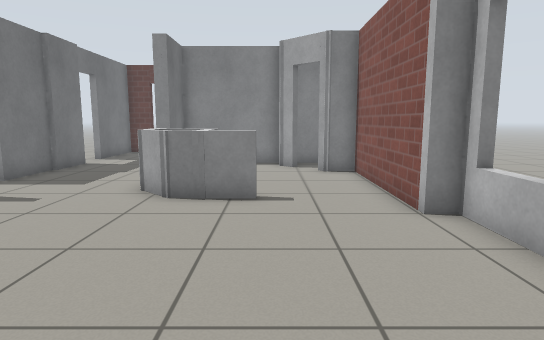
view 1 (above)

21 first-person views from a walk through a Gazebo world. The camera is 0.94 m above the floor, tilts 8° down and sees 75° across. The floor is counted in squares, 0.5 m on a side. Each view is taken from the middle of a square. On the plan, view 1 faces up. The plan holds only what a view shows up to about 18 squares ahead; the rest is blank. The place goes on beyond the plan. Gazebo's built-in surfaces are drawn with simple patterns.

view 2
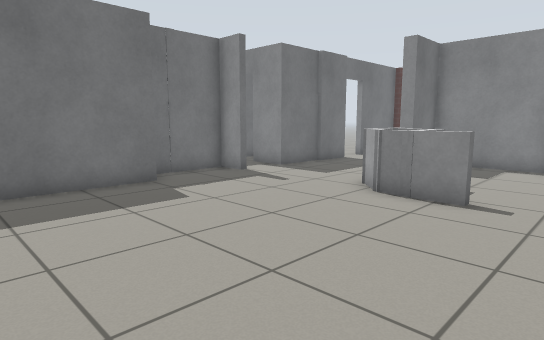

view 3
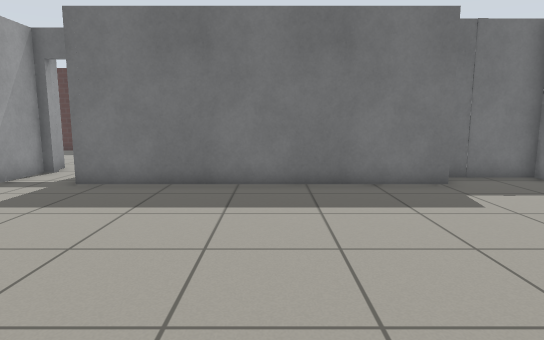

view 4
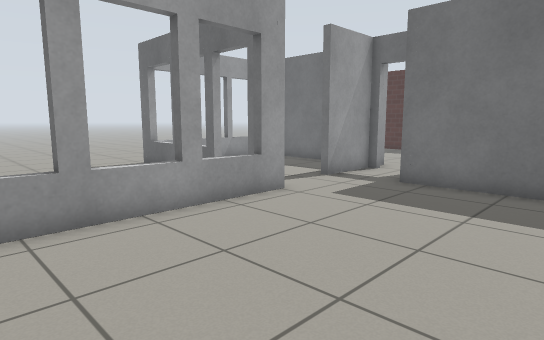

view 5
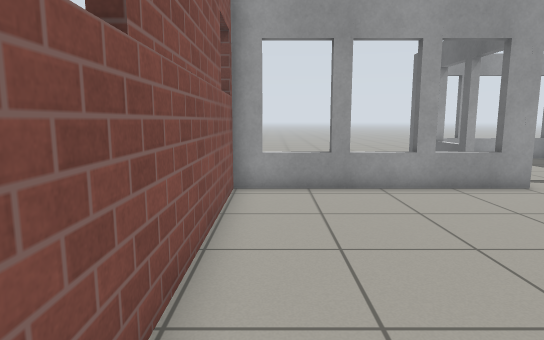

view 6
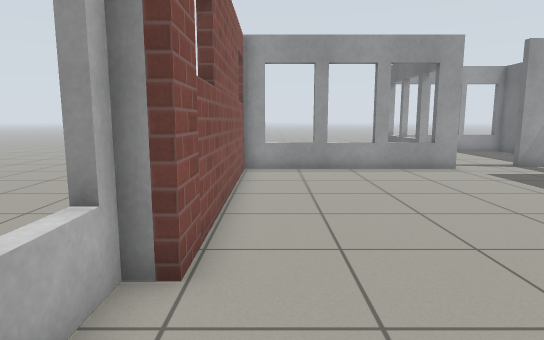

view 7
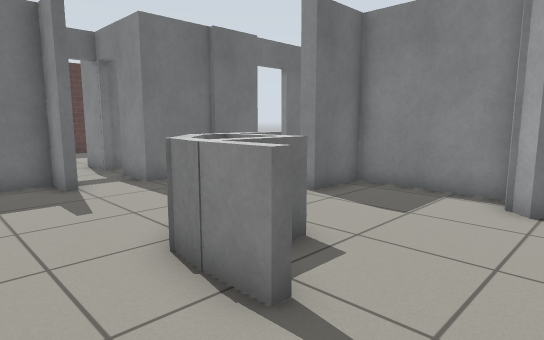

view 8
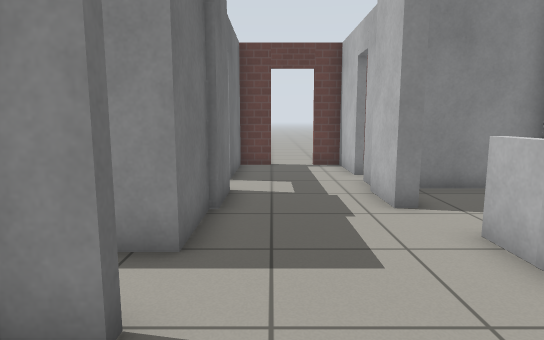

view 9
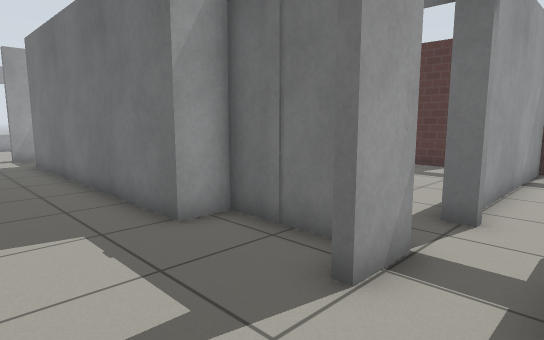

view 10
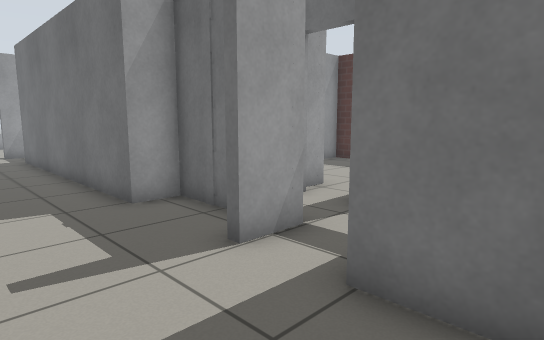

view 11
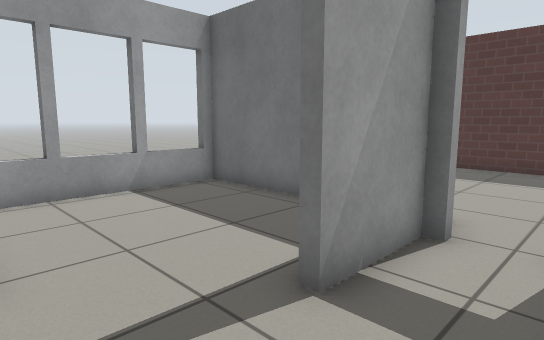

view 12
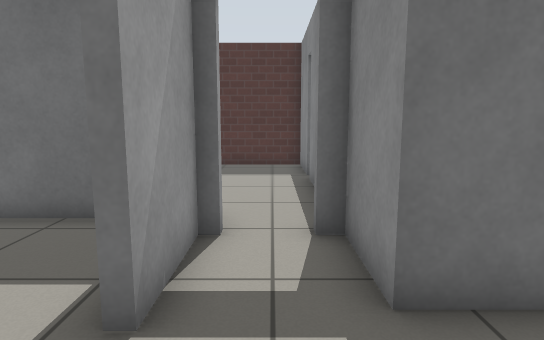

view 13
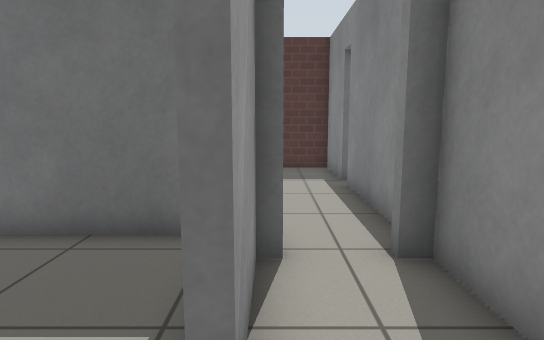

view 14
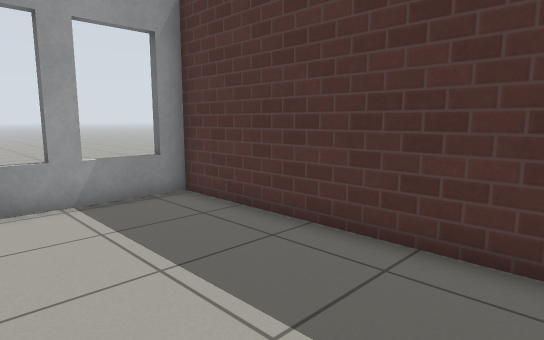

view 15
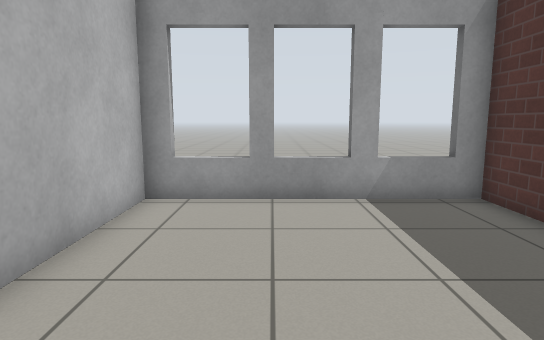

view 16
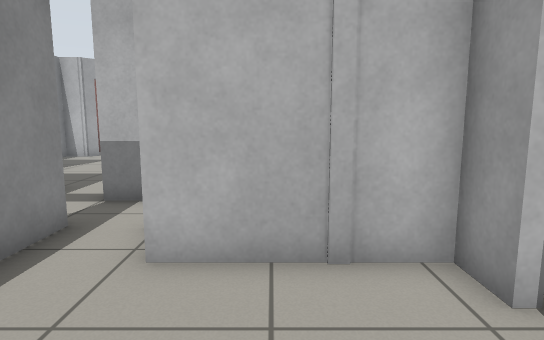

view 17
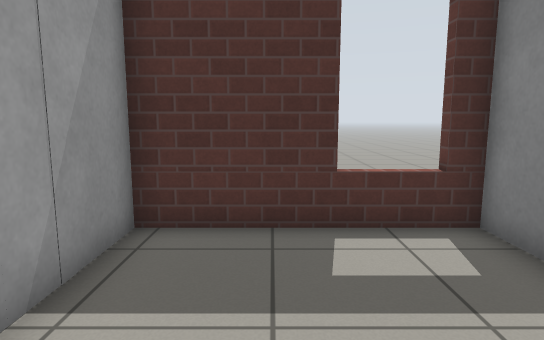

view 18
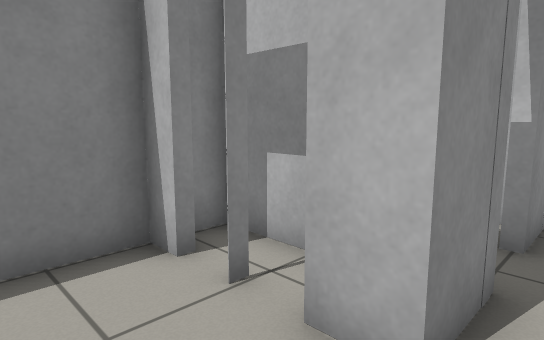

view 19
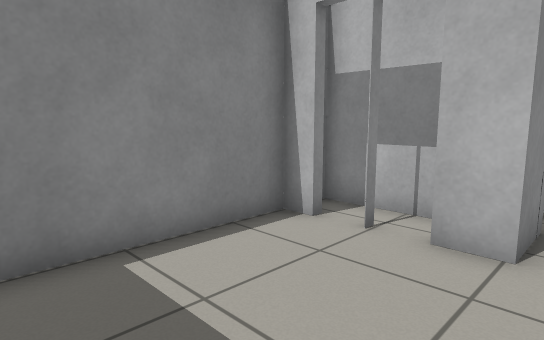

view 20
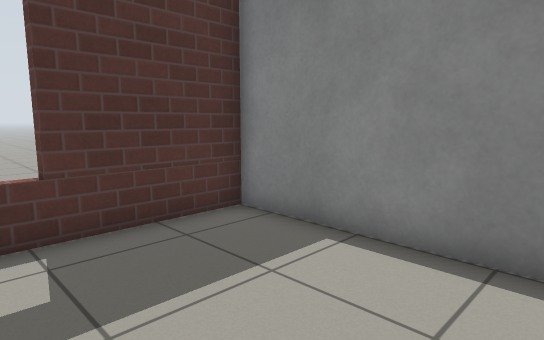

view 21
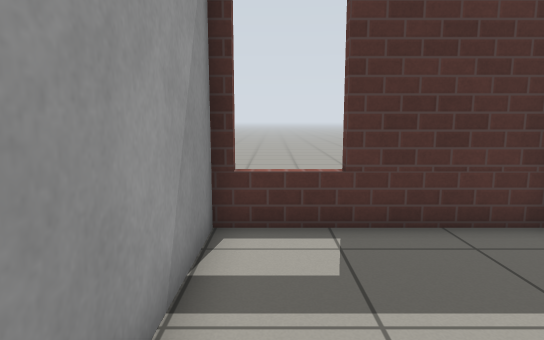

### Floor plan
Ten units are one square. View 1 is at (0, 0); x grows to the right and y downward. Boxes are objects, and circles mark ways between rooms. Rooms are numbered by the first view taken in them; rooms with no view inside come last. Other rooms are left out.
<svg viewBox="-205 -190 248 348">
<path fill="none" stroke="#000" d="M-53 76 31 76 31 -21 38 -21 38 -70 31 -70 31 -94M-82 -87 -95 -87 -95 -52 -83 -52 -83 58 -106 58M-106 82 -79 82M-15 -83 -26 -85 -36 -95M-4 -84 -20 -84M-38 -135 -44 -135 -44 -154M-83 -134 -83 -109M-81 -154 -81 -133M-41 -160 -41 -170M-83 -185 -83 -171M-36 -103 -36 -116M-79 82 -79 86M-116 94 -116 153 -55 153M-170 58 -200 58 -200 153 -120 153 -120 108M-120 82 -115 82M-122 58 -164 58M-148 -26 -135 -26 -135 -67 -126 -67M-185 -87 -200 -87 -200 -26 -169 -26M-118 -87 -135 -87M-135 -142 -135 -151 -200 -151 -200 -90 -134 -90M-118 -109 -135 -109 -135 -120M9 -141 3 -147 3 -157 -38 -157 -38 -135M21 -129 17 -133M31 -94 31 -131 19 -131M-16 -105 -16 -86M-34 -116 -33 -104M-83 -109 -101 -109M-118 -93 -118 -87M-98 -80 -98 -90 -83 -90"/>
<circle cx="-65" cy="-90" r="3" fill="#2a7"/>
<circle cx="-65" cy="85" r="3" fill="#2a7"/>
<circle cx="-110" cy="70" r="3" fill="#2a7"/>
<circle cx="15" cy="-85" r="3" fill="#2a7"/>
<circle cx="-30" cy="-130" r="3" fill="#2a7"/>
<circle cx="-95" cy="-100" r="3" fill="#2a7"/>
<circle cx="-112" cy="-70" r="3" fill="#2a7"/>
<circle cx="-120" cy="-100" r="3" fill="#2a7"/>
<text x="-30" y="-10">1</text>
<text x="-60" y="-140">2</text>
<text x="-80" y="120">3</text>
<text x="-160" y="100">4</text>
<text x="-160" y="-60">5</text>
<text x="-170" y="-120">6</text>
<text x="-10" y="-120">7</text>
<text x="-100" y="-100">8</text>
</svg>
Room 1 opens to room 2. Room 1 opens to room 3. Room 1 opens to room 4. Room 1 opens to room 7. Room 2 opens to room 7. Room 2 opens to room 8. Room 5 opens to room 8. Room 6 opens to room 8.

Where each view was taken, in squares from view 1:
view 1: 0 up, 0 right, facing up
view 2: 0 up, 2 right, facing up-left
view 3: 0 up, 2 right, facing left
view 4: 1 down, 2 right, facing down-left
view 5: 2 up, 2 right, facing down
view 6: 6 up, 2 right, facing down
view 7: 6 up, 2 right, facing up-left
view 8: 6 up, 7 left, facing up
view 9: 11 up, 5 left, facing down-left
view 10: 13 up, 5 left, facing down-left
view 11: 6 down, 5 left, facing down-left
view 12: 7 down, 5 left, facing left
view 13: 8 down, 6 left, facing left
view 14: 7 down, 15 left, facing down-left
view 15: 7 down, 15 left, facing down
view 16: 5 up, 18 left, facing right
view 17: 5 up, 14 left, facing left
view 18: 10 up, 16 left, facing up-right
view 19: 10 up, 19 left, facing up-right
view 20: 10 up, 14 left, facing up-left
view 21: 10 up, 14 left, facing left
